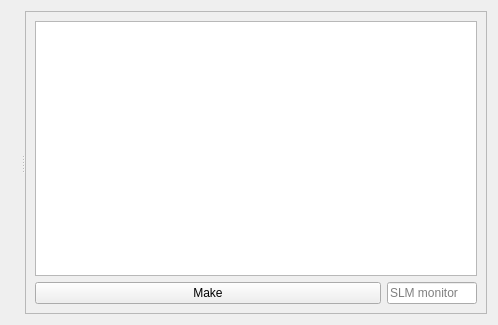
<?xml version="1.0" encoding="UTF-8"?>
<ui version="4.0">
 <class>Form</class>
 <widget class="QWidget" name="Form">
  <property name="geometry">
   <rect>
    <x>0</x>
    <y>0</y>
    <width>498</width>
    <height>325</height>
   </rect>
  </property>
  <property name="windowTitle">
   <string>Form</string>
  </property>
  <layout class="QGridLayout" name="gridLayout">
   <item row="0" column="0">
    <widget class="QSplitter" name="splitter">
     <property name="orientation">
      <enum>Qt::Horizontal</enum>
     </property>
     <widget class="QWidget" name="widget_replace" native="true">
      <property name="minimumSize">
       <size>
        <width>10</width>
        <height>10</height>
       </size>
      </property>
      <layout class="QGridLayout" name="gridLayout_3"/>
     </widget>
     <widget class="QFrame" name="Display_frame">
      <property name="frameShape">
       <enum>QFrame::StyledPanel</enum>
      </property>
      <property name="frameShadow">
       <enum>QFrame::Raised</enum>
      </property>
      <layout class="QGridLayout" name="gridLayout_2">
       <item row="1" column="1">
        <widget class="QLineEdit" name="slm_monitor_lineEdit">
         <property name="maximumSize">
          <size>
           <width>90</width>
           <height>16777215</height>
          </size>
         </property>
         <property name="placeholderText">
          <string>SLM monitor</string>
         </property>
        </widget>
       </item>
       <item row="1" column="0">
        <widget class="QPushButton" name="make_pushButton">
         <property name="text">
          <string>Make</string>
         </property>
        </widget>
       </item>
       <item row="0" column="0" colspan="2">
        <widget class="ImageView" name="PhaseDisplay">
         <property name="minimumSize">
          <size>
           <width>100</width>
           <height>100</height>
          </size>
         </property>
         <property name="maximumSize">
          <size>
           <width>10000</width>
           <height>10000</height>
          </size>
         </property>
        </widget>
       </item>
      </layout>
     </widget>
    </widget>
   </item>
  </layout>
 </widget>
 <customwidgets>
  <customwidget>
   <class>ImageView</class>
   <extends>QGraphicsView</extends>
   <header>pyqtgraph</header>
  </customwidget>
 </customwidgets>
 <resources/>
 <connections/>
</ui>
